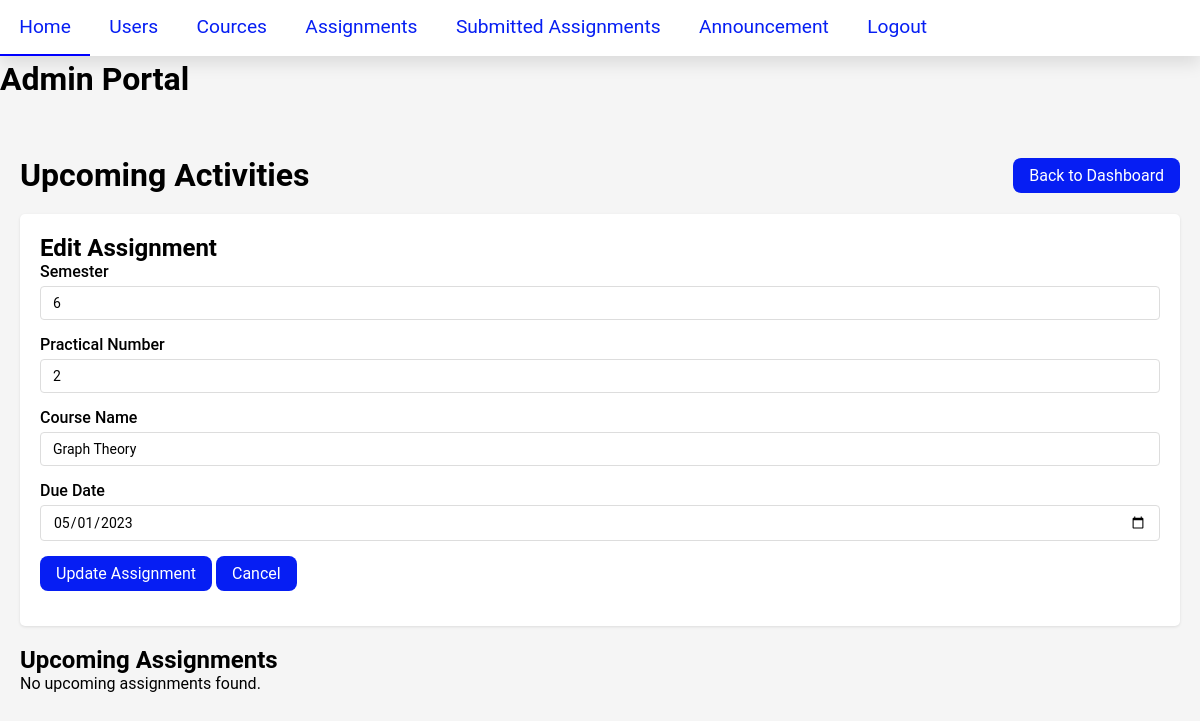
Screenshot of /admin_upcoming.php?edit=2 (signed in) with the database file from the repository.
### tables this page shows
CREATE TABLE `assignment` (
  `id` int(11) NOT NULL,
  `semester` decimal NOT NULL,
  `pra_no` int(20) NOT NULL,
  `cource_name` varchar(200) NOT NULL,
  `date` date NOT NULL
);

### admin_upcoming.php (the view, shortened to what this page needs)
<?php
require_once 'db.php';
$query = "SELECT * FROM assignment WHERE date >= CURDATE() ORDER BY date ASC";
$result = $conn->query($query);
?>
<!DOCTYPE html>
<html lang="en">
<head>
</head>
<body>
    <?php include 'header.php'; ?>
    <div class="container">
        <div class="header">
            <h1>Upcoming Activities</h1>
            <a href="admin_start (1).php" class="btn">Back to Dashboard</a>
        </div>
        <div class="form-container">
            <h2><?php echo isset($_GET['edit']) ? 'Edit' : 'Add New'; ?> Assignment</h2>
            <form method="POST" action="">
                <?php
                $editing = isset($_GET['edit']);
                $assignment = null;
                if ($editing) {
                    $id = $_GET['edit'];
                    $query = "SELECT * FROM assignment WHERE id = ?";
                    $stmt = $conn->prepare($query);
                    $stmt->bind_param("i", $id);
                    $stmt->execute();
                    $assignment = $stmt->get_result()->fetch_assoc();
                }
                ?>
                <div class="form-group">
                    <label for="semester">Semester</label>
                    <input type="number" class="form-control" id="semester" name="semester"
                           value="<?php echo $editing ? $assignment['semester'] : ''; ?>" required>
                </div>
                <div class="form-group">
                    <label for="pra_no">Practical Number</label>
                    <input type="number" class="form-control" id="pra_no" name="pra_no"
                           value="<?php echo $editing ? $assignment['pra_no'] : ''; ?>" required>
                </div>
                <div class="form-group">
                    <label for="cource_name">Course Name</label>
                    <input type="text" class="form-control" id="cource_name" name="cource_name"
                           value="<?php echo $editing ? htmlspecialchars($assignment['cource_name']) : ''; ?>" required>
                </div>
                <div class="form-group">
                    <label for="date">Due Date</label>
                    <input type="date" class="form-control" id="date" name="date"
                           value="<?php echo $editing ? $assignment['date'] : ''; ?>" required>
                </div>
                <div class="form-group">
                    <?php if ($editing): ?>
                        <button type="submit" name="update_assignment" class="btn">Update Assignment</button>
                        <a href="admin_upcoming.php" class="btn btn-delete">Cancel</a>
                    <?php else: ?>
                        <button type="submit" name="add_assignment" class="btn">Add Assignment</button>
                    <?php endif; ?>
                </div>
            </form>
        </div>
        <div class="assignments-list">
            <h2>Upcoming Assignments</h2>
            <?php if ($result->num_rows > 0): ?>
                <table>
                    <thead>
                        <tr>
                            <th>ID</th>
                            <th>Semester</th>
                            <th>Practical No</th>
                            <th>Course Name</th>
                            <th>Due Date</th>
                            <th>Actions</th>
                        </tr>
                    </thead>
                    <tbody>
                        <?php while ($row = $result->fetch_assoc()): ?>
                            <tr>
                                <td><?php echo $row['id']; ?></td>
                                <td><?php echo $row['semester']; ?></td>
                                <td><?php echo $row['pra_no']; ?></td>
                                <td><?php echo htmlspecialchars($row['cource_name']); ?></td>
                                <td><?php echo date('F j, Y', strtotime($row['date'])); ?></td>
                                <td>
                                    <a href="?edit=<?php echo $row['id']; ?>" class="btn btn-edit">Edit</a>
                                    <a href="?delete=<?php echo $row['id']; ?>"
                                       class="btn btn-delete"
                                       onclick="return confirm('Are you sure you want to delete this assignment?')">
                                        Delete
                                    </a>
                                </td>
                            </tr>
                        <?php endwhile; ?>
                    </tbody>
                </table>
            <?php else: ?>
                <p>No upcoming assignments found.</p>
            <?php endif; ?>
        </div>
    </div>
</body>
</html>

### admin_upcoming.php (style rules this page uses)
* { margin: 0; padding: 0; box-sizing: border-box; font-family: 'Roboto', sans-serif; }
body { background-color: #f5f5f5; padding-top: 60px; }
.container { max-width: 1200px; margin: 0 auto; padding: 20px; }
.header { display: flex; justify-content: space-between; align-items: center; margin-bottom: 20px; }
.btn { background-color: #4285f4; color: white; border: none; padding: 10px 15px; border-radius: 4px; cursor: pointer; text-decoration: none; display: inline-block; font-size: 14px; }
.btn-delete { background-color: #ea4335; }
.form-container { background: white; padding: 20px; border-radius: 5px; box-shadow: 0 1px 3px rgba(0,0,0,0.1); margin-bottom: 20px; }
.form-group { margin-bottom: 15px; }
.form-group label { display: block; margin-bottom: 5px; font-weight: 500; }
.form-control { width: 100%; padding: 8px 12px; border: 1px solid #ddd; border-radius: 4px; font-size: 14px; }

### header.php (style rules this page uses)
* { margin: 0px; padding: 0px; font-family: 'Roboto', sans-serif; }
.btn { border: none; background-color: #061ef3ff; border-radius: 0.5em; color: #fff; cursor: pointer; font-size: 1em; padding: 0.5em 1em; text-align: center; text-decoration: none; transition: background-color 0.3s ease; }

### rows the page displays
assignment: semester "6", pra_no "2", cource_name "Graph Theory", date "05/01/2023"
